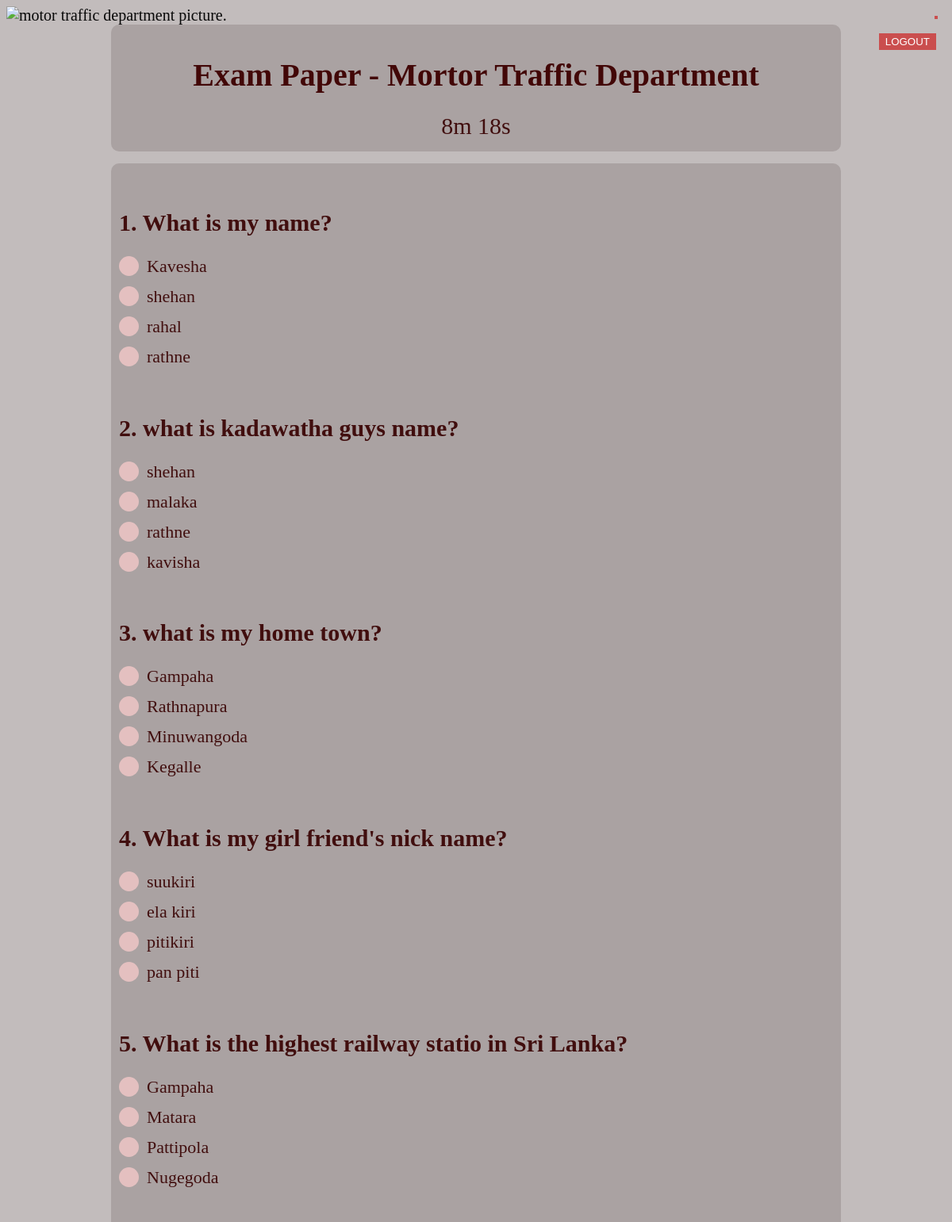
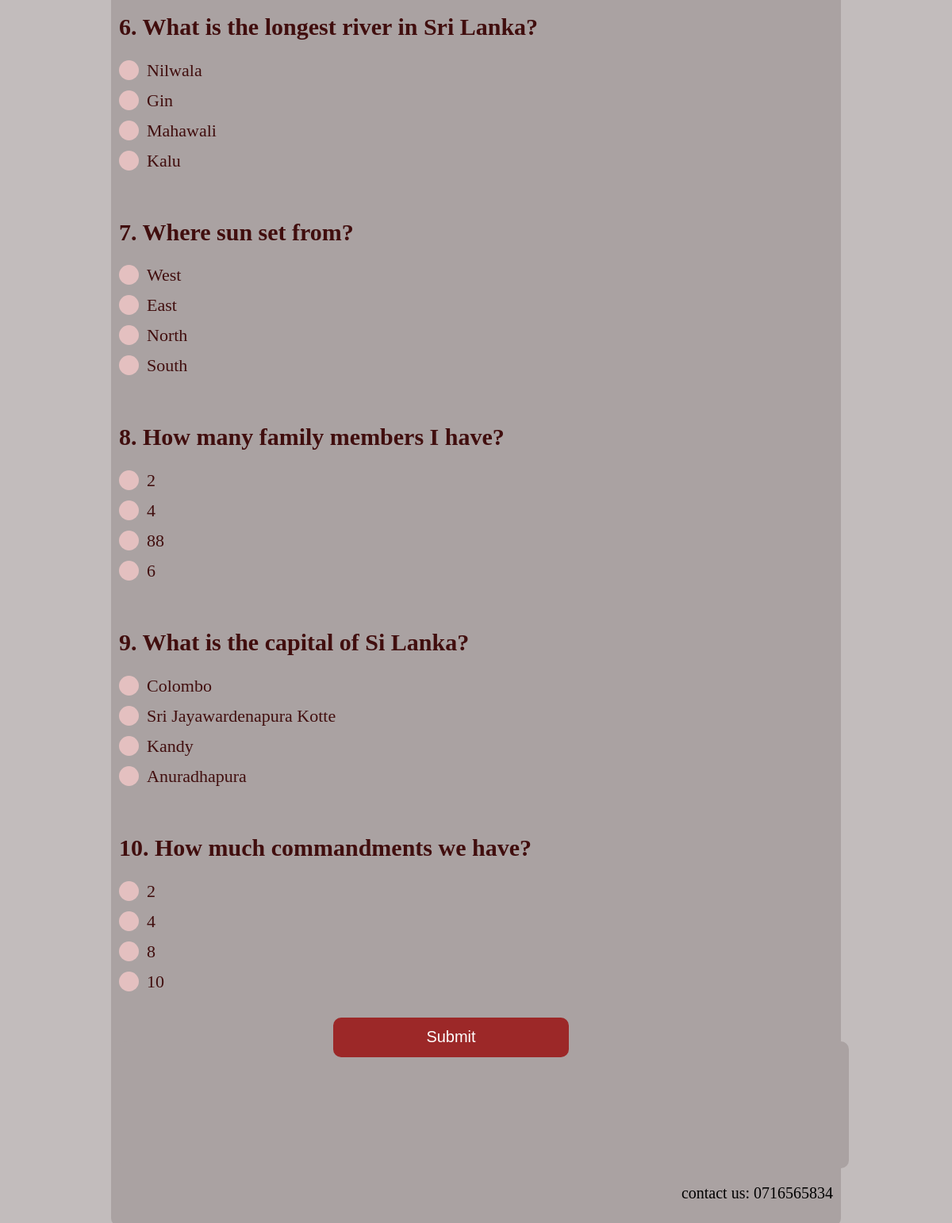
The app's page /view/ExamPaper.php (signed in) with its own data (2 pictures, top to bottom).
### tables this page shows
CREATE TABLE `exampaper` (
  `number` int(11) NOT NULL,
  `question` varchar(500) NOT NULL,
  `answere1` varchar(500) NOT NULL,
  `answere2` varchar(500) NOT NULL,
  `answere3` varchar(500) NOT NULL,
  `answere4` varchar(500) NOT NULL,
  `correct` varchar(100) NOT NULL
);

### model/DBconnection.php (called while the page is built)
<?php
class DBconnection{
	private $host = "localhost";
	private $user = "root";
	private $psswd = "";
	private $dbName = "dmt";
	protected function connection(){
		$dsn = 'mysql:host='.$this->host.';dbname='.$this->dbName;
		$pdo = new PDO($dsn,$this->user,$this->psswd);
		$pdo->setAttribute(PDO::ATTR_DEFAULT_FETCH_MODE,PDO::FETCH_ASSOC);
		return $pdo;
	}
}

### model/ExamPaperDB.php (called while the page is built, shortened)
<?php
include($_SERVER['DOCUMENT_ROOT'].'/System-for-Departmnet-of-Motor-Traffic/model/DBconnections/DBconnection.php');
class ExamPaperDB extends DBconnection {
    public function getQuestions(){
        $sql = 'SELECT * FROM exampaper';
		$stmt = $this->connection()->prepare($sql);
		$stmt->execute();
		$data = $stmt->fetchAll();
		return $data;
    }
}

### control/ExamPaper.class.php (the view, shortened to what this page needs)
<?php
include($_SERVER['DOCUMENT_ROOT'].'/System-for-Departmnet-of-Motor-Traffic/model/ExamPaperDB.php');
class ExamPaper extends ExamPaperDB{
    public function promptQuestion($array)
    {
        $questionArray = $this->getQuestions();
        $table = '<div class="questions"><form method="POST" class="checkanswers" action="includes/ExamPaper.inc.php" ><table >';
        $count=0;
        foreach($array as $i){
            $count=$count+1;
            $table.='<br>';
            $table.='<h2 class="Qpara">'.$count.'. ';
            $table.=''.$questionArray[$i]["question"].'</h2>';
            $table.='<label class="container">'.$questionArray[$i]["answere1"].'<input type="radio" value="A1" name="'.$questionArray[$i]["number"].'"><span class="checkmark"></span></label>';
            $table.='<label class="container">'.$questionArray[$i]["answere2"].'<input type="radio" value="A2" name="'.$questionArray[$i]["number"].'"><span class="checkmark"></span></label>';
            $table.='<label class="container">'.$questionArray[$i]["answere3"].'<input type="radio" value="A3" name="'.$questionArray[$i]["number"].'"><span class="checkmark"></span></label>';
            $table.='<label class="container">'.$questionArray[$i]["answere4"].'<input type="radio" value="A4" name="'.$questionArray[$i]["number"].'"><span class="checkmark"></span></label>';
        }
        $table .= '<button type="submit" name="check" id="buttonAutomaticallySubmit">Submit</button></form><div>';
        echo($table);
    }
}

### view/ExamPaper.php (shortened to what this page needs)
<?php
include ($_SERVER['DOCUMENT_ROOT'].'/System-for-Departmnet-of-Motor-Traffic/view/includes/ExamPaper.inc.php');
?>
<!DOCTYPE html>
<html lang="en">
<head>
    <link rel="stylesheet" href="css/ExamPaper.css?v=<?php echo time(); ?>">
</head>
<body>
<?php include($_SERVER['DOCUMENT_ROOT'].'/System-for-Departmnet-of-Motor-Traffic/view/AllPageIncludes/header.php');  ?>
<form action="loginSuccessView.php" id="logout" class="logout" method="post">
<button type="submit" class="logout" name="button1" >LOGOUT</button>
</form>
<div class="title">
    <h1 class="head">Exam Paper - Mortor Traffic Department</h1>
    <p id="demo"></p>
</div>
<?php
if(!(isset($_SESSION['examdone']))){
        if(isset($_SESSION['rand'])){
            $examppr->promptQuestion($_SESSION['rand']);
        }else{
            $examppr->promptQuestion($_SESSION['rand']);
        }
    }
?>
<div id ="dem" class="title"> <?php
    ?> </div>
<?php include($_SERVER['DOCUMENT_ROOT'].'/System-for-Departmnet-of-Motor-Traffic/view/AllPageIncludes/footer.php');  ?>
</body>
</html>

### view/AllPageIncludes/header.php
<header>
      <img src="http://localhost/System-for-Departmnet-of-Motor-Traffic/view/images/7.jpg" width="100%" alt ="motor traffic department picture." >
</header>

### view/AllPageIncludes/footer.php
<footer><p style="text-align:right;font-size:20px">contact us: 0716565834</p></footer>

### view/css/ExamPaper.css (style rules this page uses)
body { background:rgb(194, 188, 188);color:rgb(8, 8, 8);font-family: 'Times New Roman', Times, serif;font-size:20px;min-width: 1000px; }
.logout { background-color: rgb(202, 78, 78); color: rgb(255, 255, 255); border: 2px solid rgb(202, 78, 78); position: absolute; top: 20px; right: 1.5%; }
.title { margin: auto; height: 140px; width:900px; top:15px; padding:10px; color: black; background:rgb(170, 162, 162); text-align: center; border-radius: 10px; }
.title .head { padding:0px; color: rgb(66, 7, 7); text-align: center; position: relative; top: 3px; }
.questions { margin: auto; height: 100%; width:900px; top:15px; padding:10px; color: black; background:rgb(170, 162, 162); border-radius: 10px; position: relative; }
.Qpara { color: rgb(65, 14, 14); }
.container { display: block; position: relative; padding-left: 35px; margin-bottom: 12px; cursor: pointer; font-size: 22px; -webkit-user-select: none; -moz-user-select: none; -ms-user-select: none; user-select: none; color: rgb(65, 14, 14); }
.checkmark { position: absolute; top: 0; left: 0; height: 25px; width: 25px; background-color: rgb(228, 192, 192); border-radius: 50%; }
.checkmark:after { content: ""; position: absolute; display: none; }
.container .checkmark:after { top: 9px; left: 9px; width: 8px; height: 8px; border-radius: 50%; background: white; }
.checkanswers #buttonAutomaticallySubmit { position: relative; width: 33%; height: 50px; font-size: 20px; top: 20px; color:white; border:none; background-color: rgb(156, 40, 40); border-radius: 10px; cursor: pointer; margin:auto; left:30%; }

### view/ExamPaper.php (style rules this page uses)
#demo { text-align: center; font-size: 30px; margin-top: 0px; color: rgb(65, 14, 14); }
#dem { text-align: center; font-size: 30px; margin-top: 0px; color: rgb(65, 14, 14); }

### records on screen
exampaper: question "What is my name?", answere1 "Kavesha", answere2 "shehan", answere3 "rahal", answere4 "rathne"
exampaper: question "what is kadawatha guys name?", answere1 "shehan", answere2 "malaka", answere3 "rathne", answere4 "kavisha"
exampaper: question "what is my home town?", answere1 "Gampaha", answere2 "Rathnapura", answere3 "Minuwangoda", answere4 "Kegalle"
exampaper: question "What is my girl friend's nick name?", answere1 "suukiri", answere2 "ela kiri", answere3 "pitikiri", answere4 "pan piti"
exampaper: question "What is the highest railway statio in Sri Lanka?", answere1 "Gampaha", answere2 "Matara", answere3 "Pattipola", answere4 "Nugegoda"
exampaper: question "What is the longest river in Sri Lanka?", answere1 "Nilwala", answere2 "Gin", answere3 "Mahawali", answere4 "Kalu"
exampaper: question "Where sun set from?", answere1 "West", answere2 "East", answere3 "North", answere4 "South"
exampaper: question "How many family members I have?", answere1 "2", answere2 "4", answere3 "88", answere4 "6"
exampaper: question "What is the capital of Si Lanka?", answere1 "Colombo", answere2 "Sri Jayawardenapura Kotte", answere3 "Kandy", answere4 "Anuradhapura"
exampaper: question "How much commandments we have?", answere1 "2", answere2 "4", answere3 "8", answere4 "10"
